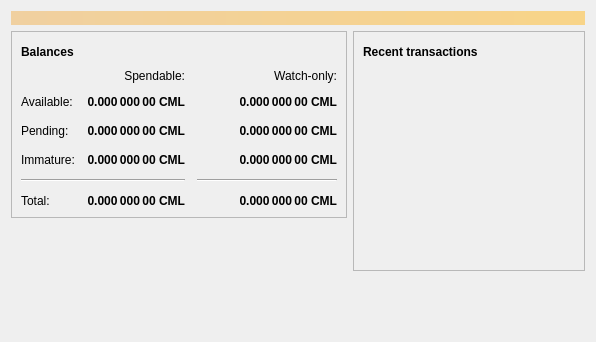
<?xml version="1.0" encoding="UTF-8"?>
<ui version="4.0">
 <class>OverviewPage</class>
 <widget class="QWidget" name="OverviewPage">
  <property name="geometry">
   <rect>
    <x>0</x>
    <y>0</y>
    <width>596</width>
    <height>342</height>
   </rect>
  </property>
  <property name="windowTitle">
   <string>Form</string>
  </property>
  <layout class="QVBoxLayout" name="topLayout">
   <item>
    <widget class="QLabel" name="labelAlerts">
     <property name="visible">
      <bool>false</bool>
     </property>
     <property name="styleSheet">
      <string notr="true">QLabel { background-color: qlineargradient(x1: 0, y1: 0, x2: 1, y2: 0, stop:0 #F0D0A0, stop:1 #F8D488); color:#000000; }</string>
     </property>
     <property name="wordWrap">
      <bool>true</bool>
     </property>
     <property name="margin">
      <number>3</number>
     </property>
     <property name="textInteractionFlags">
      <set>Qt::TextSelectableByMouse</set>
     </property>
    </widget>
   </item>
   <item>
    <layout class="QHBoxLayout" name="horizontalLayout" stretch="1,1">
     <item>
      <layout class="QVBoxLayout" name="verticalLayout_2">
       <item>
        <widget class="QFrame" name="frame">
         <property name="frameShape">
          <enum>QFrame::StyledPanel</enum>
         </property>
         <property name="frameShadow">
          <enum>QFrame::Raised</enum>
         </property>
         <layout class="QVBoxLayout" name="verticalLayout_4">
          <item>
           <layout class="QHBoxLayout" name="horizontalLayout_4">
            <item>
             <widget class="QLabel" name="label_5">
              <property name="font">
               <font>
                <weight>75</weight>
                <bold>true</bold>
               </font>
              </property>
              <property name="text">
               <string>Balances</string>
              </property>
             </widget>
            </item>
            <item>
             <widget class="QPushButton" name="labelWalletStatus">
              <property name="enabled">
               <bool>true</bool>
              </property>
              <property name="maximumSize">
               <size>
                <width>30</width>
                <height>16777215</height>
               </size>
              </property>
              <property name="toolTip">
               <string>The displayed information may be out of date. Your wallet automatically synchronizes with the CarameloCoin network after a connection is established, but this process has not completed yet.</string>
              </property>
              <property name="text">
               <string/>
              </property>
              <property name="icon">
               <iconset resource="../bitcoin.qrc">
                <normaloff>:/icons/warning</normaloff>
                <disabledoff>:/icons/warning</disabledoff>:/icons/warning</iconset>
              </property>
              <property name="iconSize">
               <size>
                <width>24</width>
                <height>24</height>
               </size>
              </property>
              <property name="flat">
               <bool>true</bool>
              </property>
             </widget>
            </item>
            <item>
             <spacer name="horizontalSpacer_3">
              <property name="orientation">
               <enum>Qt::Horizontal</enum>
              </property>
              <property name="sizeHint" stdset="0">
               <size>
                <width>40</width>
                <height>20</height>
               </size>
              </property>
             </spacer>
            </item>
           </layout>
          </item>
          <item>
           <layout class="QGridLayout" name="gridLayout">
            <property name="spacing">
             <number>12</number>
            </property>
            <item row="2" column="2">
             <widget class="QLabel" name="labelWatchPending">
              <property name="font">
               <font>
                <weight>75</weight>
                <bold>true</bold>
               </font>
              </property>
              <property name="cursor">
               <cursorShape>IBeamCursor</cursorShape>
              </property>
              <property name="toolTip">
               <string>Unconfirmed transactions to watch-only addresses</string>
              </property>
              <property name="text">
               <string notr="true">0.000 000 00 CML</string>
              </property>
              <property name="alignment">
               <set>Qt::AlignRight|Qt::AlignTrailing|Qt::AlignVCenter</set>
              </property>
              <property name="textInteractionFlags">
               <set>Qt::LinksAccessibleByMouse|Qt::TextSelectableByKeyboard|Qt::TextSelectableByMouse</set>
              </property>
             </widget>
            </item>
            <item row="2" column="1">
             <widget class="QLabel" name="labelUnconfirmed">
              <property name="font">
               <font>
                <weight>75</weight>
                <bold>true</bold>
               </font>
              </property>
              <property name="cursor">
               <cursorShape>IBeamCursor</cursorShape>
              </property>
              <property name="toolTip">
               <string>Total of transactions that have yet to be confirmed, and do not yet count toward the spendable balance</string>
              </property>
              <property name="text">
               <string notr="true">0.000 000 00 CML</string>
              </property>
              <property name="alignment">
               <set>Qt::AlignRight|Qt::AlignTrailing|Qt::AlignVCenter</set>
              </property>
              <property name="textInteractionFlags">
               <set>Qt::LinksAccessibleByMouse|Qt::TextSelectableByKeyboard|Qt::TextSelectableByMouse</set>
              </property>
             </widget>
            </item>
            <item row="3" column="2">
             <widget class="QLabel" name="labelWatchImmature">
              <property name="font">
               <font>
                <weight>75</weight>
                <bold>true</bold>
               </font>
              </property>
              <property name="cursor">
               <cursorShape>IBeamCursor</cursorShape>
              </property>
              <property name="toolTip">
               <string>Mined balance in watch-only addresses that has not yet matured</string>
              </property>
              <property name="text">
               <string notr="true">0.000 000 00 CML</string>
              </property>
              <property name="alignment">
               <set>Qt::AlignRight|Qt::AlignTrailing|Qt::AlignVCenter</set>
              </property>
              <property name="textInteractionFlags">
               <set>Qt::LinksAccessibleByMouse|Qt::TextSelectableByKeyboard|Qt::TextSelectableByMouse</set>
              </property>
             </widget>
            </item>
            <item row="4" column="0" colspan="2">
             <widget class="Line" name="line">
              <property name="orientation">
               <enum>Qt::Horizontal</enum>
              </property>
             </widget>
            </item>
            <item row="4" column="2">
             <widget class="Line" name="lineWatchBalance">
              <property name="sizePolicy">
               <sizepolicy hsizetype="Preferred" vsizetype="Fixed">
                <horstretch>0</horstretch>
                <verstretch>0</verstretch>
               </sizepolicy>
              </property>
              <property name="minimumSize">
               <size>
                <width>140</width>
                <height>0</height>
               </size>
              </property>
              <property name="orientation">
               <enum>Qt::Horizontal</enum>
              </property>
             </widget>
            </item>
            <item row="5" column="0">
             <widget class="QLabel" name="labelTotalText">
              <property name="text">
               <string>Total:</string>
              </property>
             </widget>
            </item>
            <item row="3" column="1">
             <widget class="QLabel" name="labelImmature">
              <property name="font">
               <font>
                <weight>75</weight>
                <bold>true</bold>
               </font>
              </property>
              <property name="cursor">
               <cursorShape>IBeamCursor</cursorShape>
              </property>
              <property name="toolTip">
               <string>Mined balance that has not yet matured</string>
              </property>
              <property name="text">
               <string notr="true">0.000 000 00 CML</string>
              </property>
              <property name="alignment">
               <set>Qt::AlignRight|Qt::AlignTrailing|Qt::AlignVCenter</set>
              </property>
              <property name="textInteractionFlags">
               <set>Qt::LinksAccessibleByMouse|Qt::TextSelectableByKeyboard|Qt::TextSelectableByMouse</set>
              </property>
             </widget>
            </item>
            <item row="2" column="3">
             <spacer name="horizontalSpacer_2">
              <property name="orientation">
               <enum>Qt::Horizontal</enum>
              </property>
              <property name="sizeHint" stdset="0">
               <size>
                <width>40</width>
                <height>20</height>
               </size>
              </property>
             </spacer>
            </item>
            <item row="3" column="0">
             <widget class="QLabel" name="labelImmatureText">
              <property name="text">
               <string>Immature:</string>
              </property>
             </widget>
            </item>
            <item row="5" column="1">
             <widget class="QLabel" name="labelTotal">
              <property name="font">
               <font>
                <weight>75</weight>
                <bold>true</bold>
               </font>
              </property>
              <property name="cursor">
               <cursorShape>IBeamCursor</cursorShape>
              </property>
              <property name="toolTip">
               <string>Your current total balance</string>
              </property>
              <property name="text">
               <string notr="true">0.000 000 00 CML</string>
              </property>
              <property name="alignment">
               <set>Qt::AlignRight|Qt::AlignTrailing|Qt::AlignVCenter</set>
              </property>
              <property name="textInteractionFlags">
               <set>Qt::LinksAccessibleByMouse|Qt::TextSelectableByKeyboard|Qt::TextSelectableByMouse</set>
              </property>
             </widget>
            </item>
            <item row="5" column="2">
             <widget class="QLabel" name="labelWatchTotal">
              <property name="font">
               <font>
                <weight>75</weight>
                <bold>true</bold>
               </font>
              </property>
              <property name="cursor">
               <cursorShape>IBeamCursor</cursorShape>
              </property>
              <property name="toolTip">
               <string>Current total balance in watch-only addresses</string>
              </property>
              <property name="text">
               <string notr="true">0.000 000 00 CML</string>
              </property>
              <property name="alignment">
               <set>Qt::AlignRight|Qt::AlignTrailing|Qt::AlignVCenter</set>
              </property>
              <property name="textInteractionFlags">
               <set>Qt::LinksAccessibleByMouse|Qt::TextSelectableByKeyboard|Qt::TextSelectableByMouse</set>
              </property>
             </widget>
            </item>
            <item row="0" column="2">
             <widget class="QLabel" name="labelWatchonly">
              <property name="text">
               <string>Watch-only:</string>
              </property>
              <property name="alignment">
               <set>Qt::AlignRight|Qt::AlignTrailing|Qt::AlignVCenter</set>
              </property>
             </widget>
            </item>
            <item row="1" column="0">
             <widget class="QLabel" name="labelBalanceText">
              <property name="text">
               <string>Available:</string>
              </property>
             </widget>
            </item>
            <item row="1" column="1">
             <widget class="QLabel" name="labelBalance">
              <property name="font">
               <font>
                <weight>75</weight>
                <bold>true</bold>
               </font>
              </property>
              <property name="cursor">
               <cursorShape>IBeamCursor</cursorShape>
              </property>
              <property name="toolTip">
               <string>Your current spendable balance</string>
              </property>
              <property name="text">
               <string notr="true">0.000 000 00 CML</string>
              </property>
              <property name="alignment">
               <set>Qt::AlignRight|Qt::AlignTrailing|Qt::AlignVCenter</set>
              </property>
              <property name="textInteractionFlags">
               <set>Qt::LinksAccessibleByMouse|Qt::TextSelectableByKeyboard|Qt::TextSelectableByMouse</set>
              </property>
             </widget>
            </item>
            <item row="1" column="2">
             <widget class="QLabel" name="labelWatchAvailable">
              <property name="font">
               <font>
                <weight>75</weight>
                <bold>true</bold>
               </font>
              </property>
              <property name="cursor">
               <cursorShape>IBeamCursor</cursorShape>
              </property>
              <property name="toolTip">
               <string>Your current balance in watch-only addresses</string>
              </property>
              <property name="text">
               <string notr="true">0.000 000 00 CML</string>
              </property>
              <property name="alignment">
               <set>Qt::AlignRight|Qt::AlignTrailing|Qt::AlignVCenter</set>
              </property>
              <property name="textInteractionFlags">
               <set>Qt::LinksAccessibleByMouse|Qt::TextSelectableByKeyboard|Qt::TextSelectableByMouse</set>
              </property>
             </widget>
            </item>
            <item row="2" column="0">
             <widget class="QLabel" name="labelPendingText">
              <property name="text">
               <string>Pending:</string>
              </property>
             </widget>
            </item>
            <item row="0" column="1">
             <widget class="QLabel" name="labelSpendable">
              <property name="text">
               <string>Spendable:</string>
              </property>
              <property name="alignment">
               <set>Qt::AlignRight|Qt::AlignTrailing|Qt::AlignVCenter</set>
              </property>
             </widget>
            </item>
           </layout>
          </item>
         </layout>
        </widget>
       </item>
       <item>
        <spacer name="verticalSpacer">
         <property name="orientation">
          <enum>Qt::Vertical</enum>
         </property>
         <property name="sizeHint" stdset="0">
          <size>
           <width>20</width>
           <height>40</height>
          </size>
         </property>
        </spacer>
       </item>
      </layout>
     </item>
     <item>
      <layout class="QVBoxLayout" name="verticalLayout_3">
       <item>
        <widget class="QFrame" name="frame_2">
         <property name="frameShape">
          <enum>QFrame::StyledPanel</enum>
         </property>
         <property name="frameShadow">
          <enum>QFrame::Raised</enum>
         </property>
         <layout class="QVBoxLayout" name="verticalLayout">
          <item>
           <layout class="QHBoxLayout" name="horizontalLayout_2">
            <item>
             <widget class="QLabel" name="label_4">
              <property name="font">
               <font>
                <weight>75</weight>
                <bold>true</bold>
               </font>
              </property>
              <property name="text">
               <string>Recent transactions</string>
              </property>
             </widget>
            </item>
            <item>
             <widget class="QPushButton" name="labelTransactionsStatus">
              <property name="enabled">
               <bool>true</bool>
              </property>
              <property name="maximumSize">
               <size>
                <width>30</width>
                <height>16777215</height>
               </size>
              </property>
              <property name="toolTip">
               <string>The displayed information may be out of date. Your wallet automatically synchronizes with the CarameloCoin network after a connection is established, but this process has not completed yet.</string>
              </property>
              <property name="text">
               <string/>
              </property>
              <property name="icon">
               <iconset resource="../bitcoin.qrc">
                <normaloff>:/icons/warning</normaloff>
                <disabledoff>:/icons/warning</disabledoff>:/icons/warning</iconset>
              </property>
              <property name="iconSize">
               <size>
                <width>24</width>
                <height>24</height>
               </size>
              </property>
              <property name="flat">
               <bool>true</bool>
              </property>
             </widget>
            </item>
            <item>
             <spacer name="horizontalSpacer">
              <property name="orientation">
               <enum>Qt::Horizontal</enum>
              </property>
              <property name="sizeHint" stdset="0">
               <size>
                <width>40</width>
                <height>20</height>
               </size>
              </property>
             </spacer>
            </item>
           </layout>
          </item>
          <item>
           <widget class="QListView" name="listTransactions">
            <property name="styleSheet">
             <string notr="true">QListView { background: transparent; }</string>
            </property>
            <property name="frameShape">
             <enum>QFrame::NoFrame</enum>
            </property>
            <property name="verticalScrollBarPolicy">
             <enum>Qt::ScrollBarAlwaysOff</enum>
            </property>
            <property name="horizontalScrollBarPolicy">
             <enum>Qt::ScrollBarAlwaysOff</enum>
            </property>
            <property name="selectionMode">
             <enum>QAbstractItemView::NoSelection</enum>
            </property>
           </widget>
          </item>
         </layout>
        </widget>
       </item>
       <item>
        <spacer name="verticalSpacer_2">
         <property name="orientation">
          <enum>Qt::Vertical</enum>
         </property>
         <property name="sizeHint" stdset="0">
          <size>
           <width>20</width>
           <height>40</height>
          </size>
         </property>
        </spacer>
       </item>
      </layout>
     </item>
    </layout>
   </item>
  </layout>
 </widget>
 <resources/>
 <connections/>
</ui>
